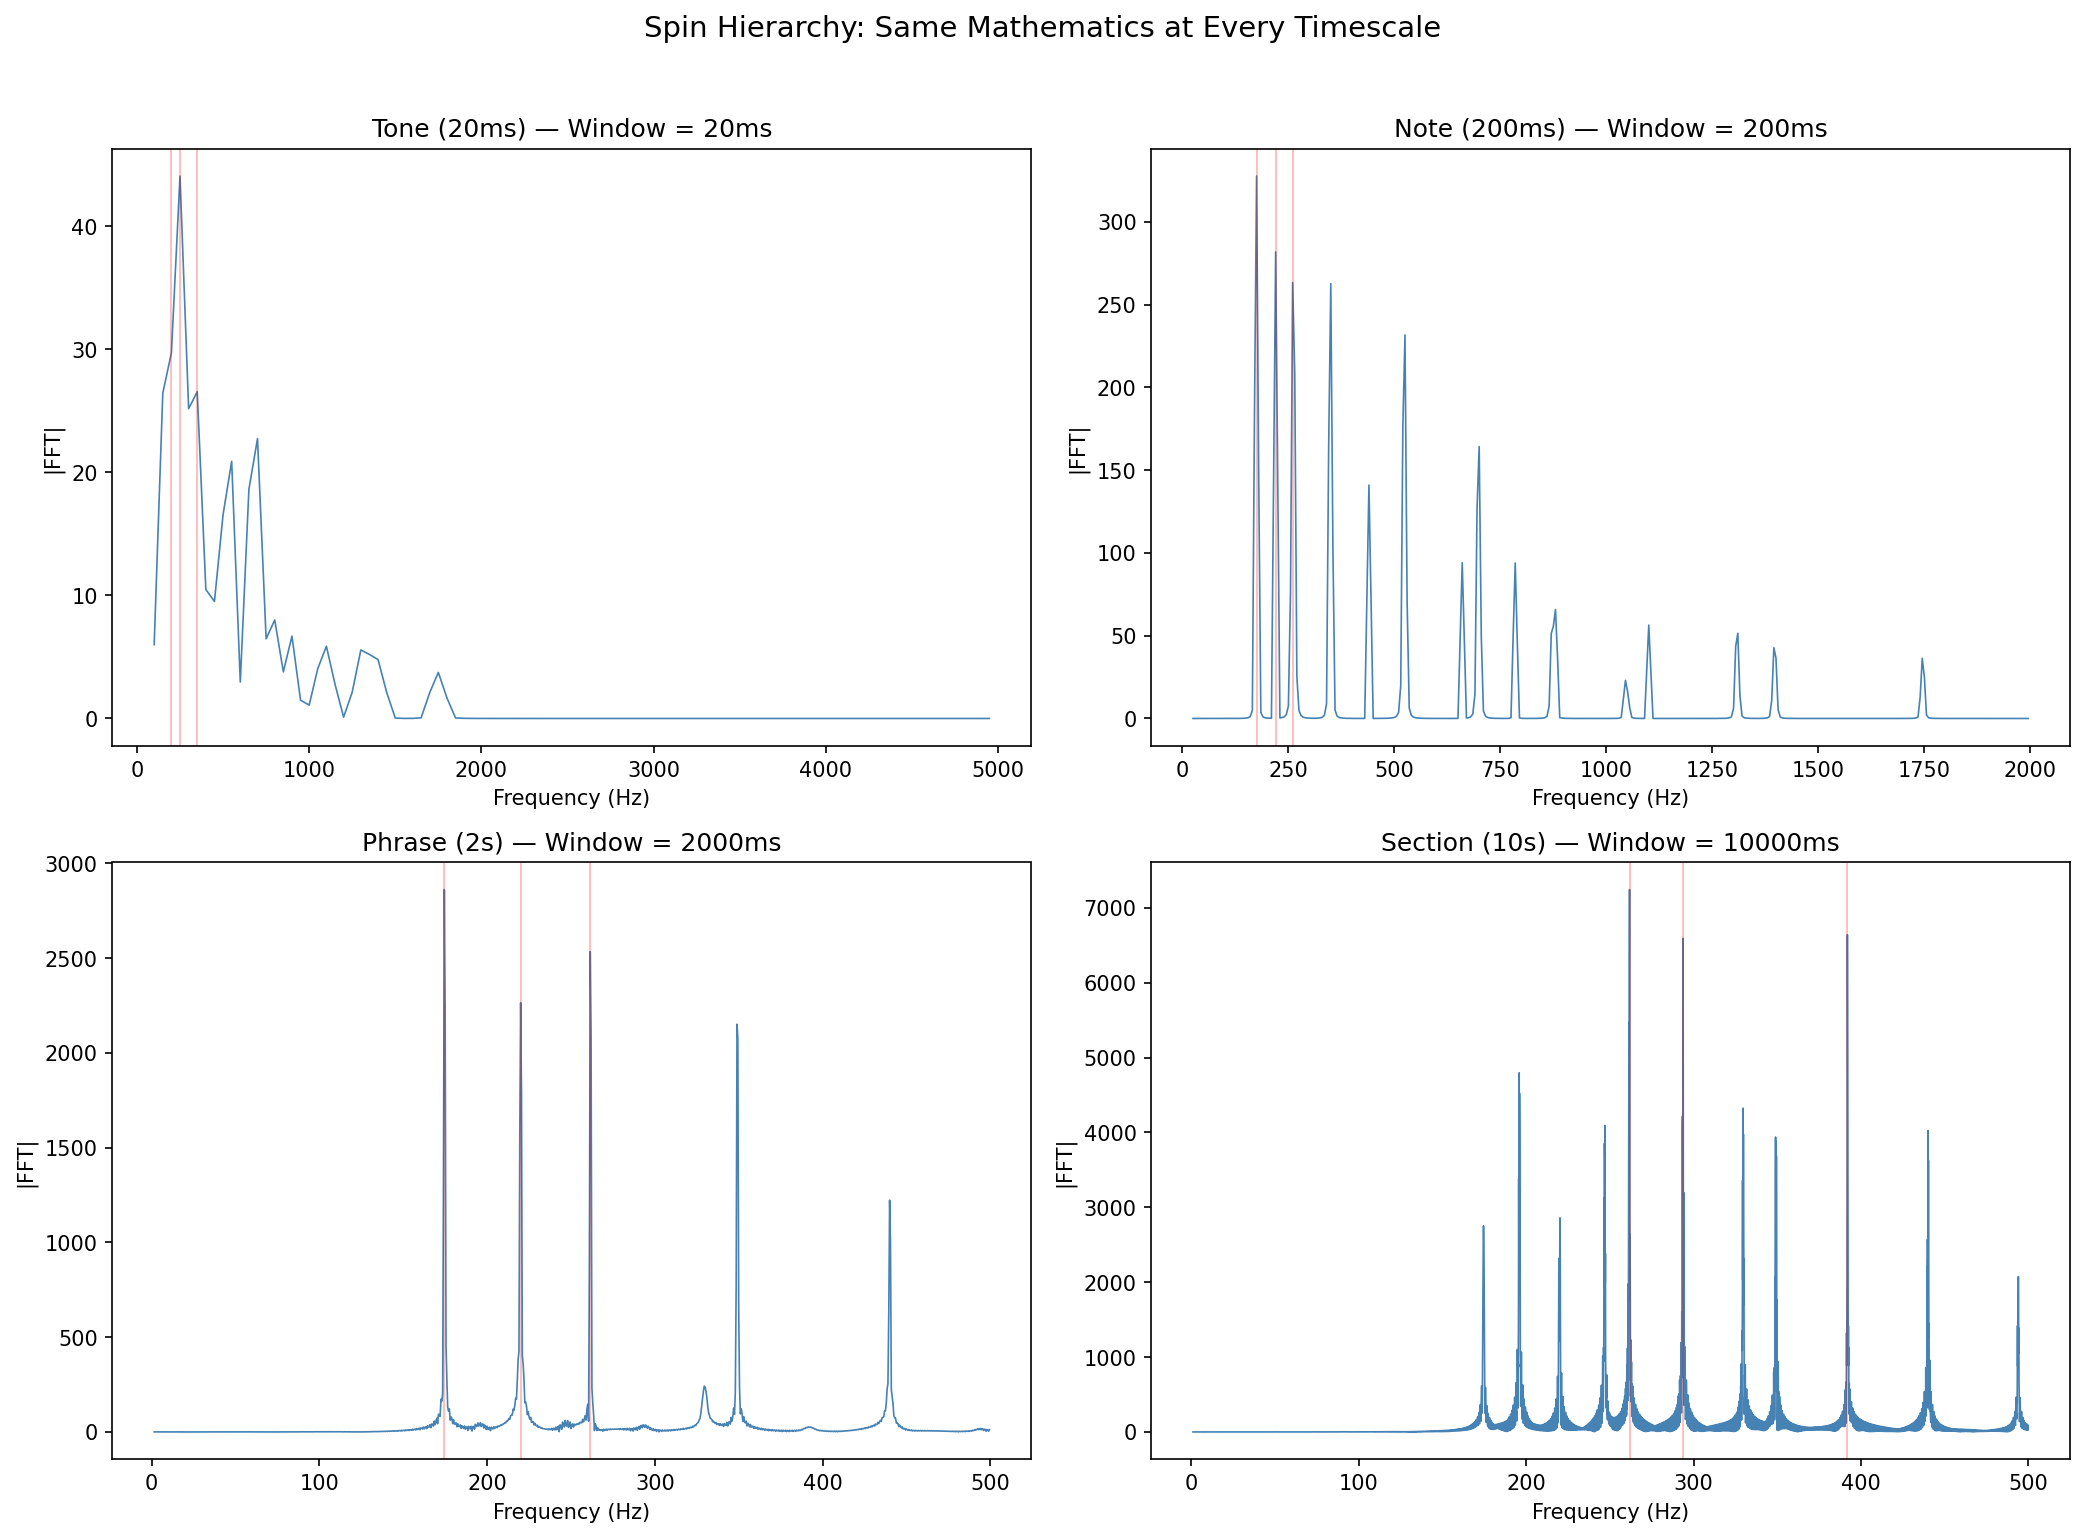

Python code for this plot:
#!/usr/bin/env python3
"""Experiment 3: Spin hierarchy — music as nested spins at multiple timescales."""
import numpy as np
import matplotlib
matplotlib.use('Agg')
import matplotlib.pyplot as plt
import os, json

OUT = os.path.dirname(__file__)

SR = 44100
DUR = 10.0  # 10 seconds
t = np.linspace(0, DUR, int(SR*DUR), endpoint=False)

# --- Generate a simple Bach-style chorale: 4 voices, chord progression ---
def note_freq(name):
    """Convert note name to frequency."""
    notes = {'C':0,'C#':1,'Db':1,'D':2,'D#':3,'Eb':3,'E':4,'F':5,'F#':6,'Gb':6,'G':7,'G#':8,'Ab':8,'A':9,'A#':10,'Bb':10,'B':11}
    base = name[:-1]
    octave = int(name[-1])
    midi = (octave+1)*12 + notes[base]
    return 440.0 * 2**((midi-69)/12)

# Simple chorale progression (one chord per ~1.25s)
chords = [
    [('C4',0.4), ('E4',0.3), ('G4',0.3), ('C5',0.2)],   # C major
    [('A3',0.35), ('C4',0.3), ('E4',0.3), ('A4',0.2)],   # A minor
    [('F3',0.35), ('A3',0.3), ('C4',0.3), ('F4',0.2)],   # F major
    [('G3',0.35), ('B3',0.3), ('D4',0.3), ('G4',0.2)],   # G major
    [('C4',0.4), ('E4',0.3), ('G4',0.3), ('C5',0.2)],   # C major
    [('D4',0.35), ('F4',0.3), ('A4',0.3), ('D5',0.15)],  # D minor
    [('G3',0.35), ('B3',0.3), ('D4',0.3), ('G4',0.2)],   # G major
    [('C4',0.4), ('E4',0.3), ('G4',0.3), ('C5',0.2)],   # C major
]

# Generate signal
signal = np.zeros_like(t)
chord_dur = DUR / len(chords)

for i, chord in enumerate(chords):
    start = i * chord_dur
    end = (i+1) * chord_dur
    mask = (t >= start) & (t < end)
    t_chord = t[mask] - start
    
    for note_name, amp in chord:
        freq = note_freq(note_name)
        # Add harmonics for richer sound
        for h in range(1, 6):
            harmonic_amp = amp / h
            phase = 2 * np.pi * freq * h
            # Envelope: gentle attack/release
            env = np.minimum(t_chord / 0.02, 1.0) * np.minimum((chord_dur - t_chord) / 0.02, 1.0)
            env = np.clip(env, 0, 1)
            signal[mask] += harmonic_amp * env * np.sin(phase * t_chord + np.random.uniform(0, 2*np.pi))

# Normalize
signal = signal / np.max(np.abs(signal)) * 0.8

# --- FFT at multiple timescales ---
windows = {
    'Tone (20ms)': 0.020,
    'Note (200ms)': 0.200,
    'Phrase (2s)': 2.0,
    'Section (10s)': 10.0,
}

# Pick analysis point at 3s (middle of piece)
analysis_time = 3.0
fig, axes = plt.subplots(2, 2, figsize=(14, 10), tight_layout=True)
hierarchy_data = {}

for ax, (label, win_dur) in zip(axes.flat, windows.items()):
    win_samples = int(win_dur * SR)
    center = int(analysis_time * SR)
    start = max(0, center - win_samples // 2)
    end = min(len(signal), start + win_samples)
    chunk = signal[start:end]
    
    # Apply Hann window
    window = np.hanning(len(chunk))
    chunk_windowed = chunk * window
    
    # FFT
    fft = np.fft.rfft(chunk_windowed)
    freqs = np.fft.rfftfreq(len(chunk_windowed), 1/SR)
    magnitudes = np.abs(fft)
    
    # Limit display range
    if win_dur <= 0.02:
        freq_mask = (freqs > 50) & (freqs < 5000)
        xlabel = 'Frequency (Hz)'
    elif win_dur <= 0.2:
        freq_mask = (freqs > 20) & (freqs < 2000)
        xlabel = 'Frequency (Hz)'
    else:
        freq_mask = (freqs > 1) & (freqs < 500)
        xlabel = 'Frequency (Hz)'
    
    ax.plot(freqs[freq_mask], magnitudes[freq_mask], color='steelblue', lw=0.8)
    ax.set_title(f'{label} — Window = {win_dur*1000:.0f}ms')
    ax.set_xlabel(xlabel)
    ax.set_ylabel('|FFT|')
    
    # Find dominant frequencies
    top_k = 5
    valid_mags = magnitudes[freq_mask]
    valid_freqs = freqs[freq_mask]
    top_indices = np.argsort(valid_mags)[-top_k:][::-1]
    dominant = [(float(valid_freqs[i]), float(valid_mags[i])) for i in top_indices if valid_mags[i] > 0.01]
    
    for f, m in dominant[:3]:
        ax.axvline(f, color='red', alpha=0.3, lw=0.8)
    
    hierarchy_data[label] = {
        "window_ms": win_dur * 1000,
        "dominant_freqs_hz": dominant,
        "n_fft_bins": len(fft),
        "freq_resolution_hz": float(SR / len(chunk_windowed))
    }

plt.suptitle('Spin Hierarchy: Same Mathematics at Every Timescale', fontsize=14, y=1.02)
plt.savefig(os.path.join(OUT, 'spin_hierarchy.png'), dpi=150, bbox_inches='tight')
plt.close()
print("✓ spin_hierarchy.png")

# --- Multi-timescale spectrogram ---
fig, ax = plt.subplots(figsize=(14, 6))
# Use a moderate window for overview
from scipy.signal import spectrogram
f_sg, t_sg, Sxx = spectrogram(signal, SR, nperseg=2048, noverlap=1536)
freq_mask = (f_sg > 50) & (f_sg < 2000)
ax.pcolormesh(t_sg, f_sg[freq_mask], 10*np.log10(Sxx[freq_mask] + 1e-10), shading='gouraud', cmap='magma')
ax.set_ylabel('Frequency (Hz) — Spin Rate')
ax.set_xlabel('Time (s)')
ax.set_title('Spectrogram: Spins at All Rates Visible Simultaneously')
plt.colorbar(ax.collections[0], label='Power (dB)')
plt.savefig(os.path.join(OUT, 'spin_spectrogram.png'), dpi=150, bbox_inches='tight')
plt.close()
print("✓ spin_spectrogram.png")

# --- Save data ---
with open(os.path.join(OUT, 'spin_hierarchy.json'), 'w') as f:
    json.dump(hierarchy_data, f, indent=2)

print("\n✅ Experiment 3 complete: spin_hierarchy")
